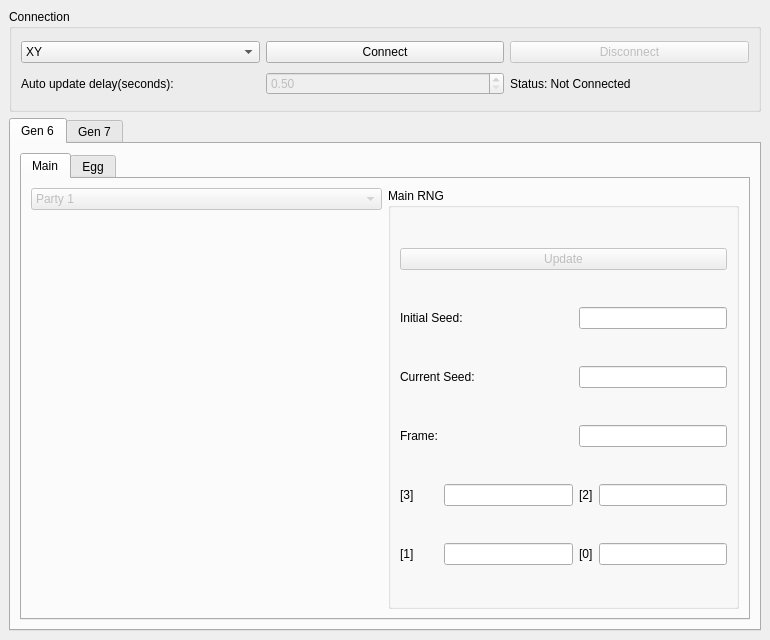
<?xml version="1.0" encoding="UTF-8"?>
<ui version="4.0">
 <class>MainWindow</class>
 <widget class="QMainWindow" name="MainWindow">
  <property name="geometry">
   <rect>
    <x>0</x>
    <y>0</y>
    <width>770</width>
    <height>640</height>
   </rect>
  </property>
  <property name="minimumSize">
   <size>
    <width>770</width>
    <height>640</height>
   </size>
  </property>
  <property name="windowTitle">
   <string>CitraRNG 3.0.0</string>
  </property>
  <widget class="QWidget" name="centralwidget">
   <layout class="QGridLayout" name="gridLayout_10">
    <item row="0" column="0">
     <widget class="QGroupBox" name="groupBoxConnection">
      <property name="sizePolicy">
       <sizepolicy hsizetype="Preferred" vsizetype="Preferred">
        <horstretch>0</horstretch>
        <verstretch>1</verstretch>
       </sizepolicy>
      </property>
      <property name="title">
       <string>Connection</string>
      </property>
      <layout class="QGridLayout" name="gridLayout_2">
       <item row="0" column="1">
        <widget class="QPushButton" name="pushButtonConnect">
         <property name="sizePolicy">
          <sizepolicy hsizetype="Minimum" vsizetype="Fixed">
           <horstretch>1</horstretch>
           <verstretch>0</verstretch>
          </sizepolicy>
         </property>
         <property name="text">
          <string>Connect</string>
         </property>
        </widget>
       </item>
       <item row="1" column="0">
        <widget class="QLabel" name="labelUpdateDelay">
         <property name="text">
          <string>Auto update delay(seconds):</string>
         </property>
        </widget>
       </item>
       <item row="0" column="2">
        <widget class="QPushButton" name="pushButtonDisconnect">
         <property name="enabled">
          <bool>false</bool>
         </property>
         <property name="text">
          <string>Disconnect</string>
         </property>
        </widget>
       </item>
       <item row="1" column="2">
        <widget class="QLabel" name="labelStatus">
         <property name="sizePolicy">
          <sizepolicy hsizetype="Preferred" vsizetype="Preferred">
           <horstretch>1</horstretch>
           <verstretch>0</verstretch>
          </sizepolicy>
         </property>
         <property name="text">
          <string>Status: Not Connected</string>
         </property>
        </widget>
       </item>
       <item row="0" column="0">
        <widget class="QComboBox" name="comboBoxGameSelection">
         <property name="sizePolicy">
          <sizepolicy hsizetype="Preferred" vsizetype="Fixed">
           <horstretch>1</horstretch>
           <verstretch>0</verstretch>
          </sizepolicy>
         </property>
         <item>
          <property name="text">
           <string>XY</string>
          </property>
         </item>
         <item>
          <property name="text">
           <string>ORAS</string>
          </property>
         </item>
         <item>
          <property name="text">
           <string>SM</string>
          </property>
         </item>
         <item>
          <property name="text">
           <string>USUM</string>
          </property>
         </item>
        </widget>
       </item>
       <item row="1" column="1">
        <widget class="QDoubleSpinBox" name="doubleSpinBoxDelay">
         <property name="enabled">
          <bool>false</bool>
         </property>
         <property name="minimum">
          <double>0.500000000000000</double>
         </property>
         <property name="maximum">
          <double>2.000000000000000</double>
         </property>
        </widget>
       </item>
      </layout>
     </widget>
    </item>
    <item row="1" column="0">
     <widget class="QTabWidget" name="tabWidget">
      <property name="sizePolicy">
       <sizepolicy hsizetype="Expanding" vsizetype="Expanding">
        <horstretch>0</horstretch>
        <verstretch>5</verstretch>
       </sizepolicy>
      </property>
      <widget class="QWidget" name="tabGen6">
       <attribute name="title">
        <string>Gen 6</string>
       </attribute>
       <layout class="QGridLayout" name="gridLayout">
        <item row="0" column="0">
         <widget class="QTabWidget" name="tabWidgetGen6">
          <widget class="QWidget" name="tabMain6">
           <attribute name="title">
            <string>Main</string>
           </attribute>
           <layout class="QGridLayout" name="gridLayout_13">
            <item row="0" column="0">
             <widget class="QComboBox" name="comboBoxMainIndex6">
              <property name="enabled">
               <bool>false</bool>
              </property>
              <property name="sizePolicy">
               <sizepolicy hsizetype="Preferred" vsizetype="Fixed">
                <horstretch>1</horstretch>
                <verstretch>0</verstretch>
               </sizepolicy>
              </property>
              <item>
               <property name="text">
                <string>Party 1</string>
               </property>
              </item>
              <item>
               <property name="text">
                <string>Party 2</string>
               </property>
              </item>
              <item>
               <property name="text">
                <string>Party 3</string>
               </property>
              </item>
              <item>
               <property name="text">
                <string>Party 4</string>
               </property>
              </item>
              <item>
               <property name="text">
                <string>Party 5</string>
               </property>
              </item>
              <item>
               <property name="text">
                <string>Party 6</string>
               </property>
              </item>
              <item>
               <property name="text">
                <string>Wild</string>
               </property>
              </item>
             </widget>
            </item>
            <item row="0" column="1" rowspan="2">
             <widget class="QGroupBox" name="groupBoxMainRNG6">
              <property name="sizePolicy">
               <sizepolicy hsizetype="Preferred" vsizetype="Preferred">
                <horstretch>1</horstretch>
                <verstretch>0</verstretch>
               </sizepolicy>
              </property>
              <property name="title">
               <string>Main RNG</string>
              </property>
              <layout class="QGridLayout" name="gridLayout_11">
               <item row="1" column="0" colspan="2">
                <widget class="QLabel" name="labelMainInitialSeed6">
                 <property name="text">
                  <string>Initial Seed:</string>
                 </property>
                </widget>
               </item>
               <item row="1" column="2" colspan="2">
                <widget class="QLineEdit" name="lineEditInitialSeed6">
                 <property name="sizePolicy">
                  <sizepolicy hsizetype="Preferred" vsizetype="Fixed">
                   <horstretch>0</horstretch>
                   <verstretch>0</verstretch>
                  </sizepolicy>
                 </property>
                 <property name="maxLength">
                  <number>8</number>
                 </property>
                 <property name="readOnly">
                  <bool>true</bool>
                 </property>
                </widget>
               </item>
               <item row="2" column="0" colspan="2">
                <widget class="QLabel" name="labelMainCurrentSeed6">
                 <property name="text">
                  <string>Current Seed:</string>
                 </property>
                </widget>
               </item>
               <item row="2" column="2" colspan="2">
                <widget class="QLineEdit" name="lineEditCurrentSeed6">
                 <property name="sizePolicy">
                  <sizepolicy hsizetype="Preferred" vsizetype="Fixed">
                   <horstretch>0</horstretch>
                   <verstretch>0</verstretch>
                  </sizepolicy>
                 </property>
                 <property name="maxLength">
                  <number>16</number>
                 </property>
                 <property name="readOnly">
                  <bool>true</bool>
                 </property>
                </widget>
               </item>
               <item row="3" column="0">
                <widget class="QLabel" name="labelMainFrame6">
                 <property name="text">
                  <string>Frame:</string>
                 </property>
                </widget>
               </item>
               <item row="3" column="2" colspan="2">
                <widget class="QLineEdit" name="lineEditFrame6">
                 <property name="sizePolicy">
                  <sizepolicy hsizetype="Preferred" vsizetype="Fixed">
                   <horstretch>0</horstretch>
                   <verstretch>0</verstretch>
                  </sizepolicy>
                 </property>
                 <property name="readOnly">
                  <bool>true</bool>
                 </property>
                </widget>
               </item>
               <item row="4" column="0">
                <widget class="QLabel" name="labelTiny3">
                 <property name="text">
                  <string>[3]</string>
                 </property>
                </widget>
               </item>
               <item row="4" column="1">
                <widget class="QLineEdit" name="lineEditTiny3"/>
               </item>
               <item row="4" column="2">
                <widget class="QLabel" name="labelTiny2">
                 <property name="text">
                  <string>[2]</string>
                 </property>
                </widget>
               </item>
               <item row="4" column="3">
                <widget class="QLineEdit" name="lineEditTiny2"/>
               </item>
               <item row="5" column="0">
                <widget class="QLabel" name="labelTiny1">
                 <property name="text">
                  <string>[1]</string>
                 </property>
                </widget>
               </item>
               <item row="5" column="1">
                <widget class="QLineEdit" name="lineEditTiny1"/>
               </item>
               <item row="5" column="2">
                <widget class="QLabel" name="labelTiny0">
                 <property name="text">
                  <string>[0]</string>
                 </property>
                </widget>
               </item>
               <item row="5" column="3">
                <widget class="QLineEdit" name="lineEditTiny0"/>
               </item>
               <item row="0" column="0" colspan="4">
                <widget class="QPushButton" name="pushButtonMainUpdate6">
                 <property name="enabled">
                  <bool>false</bool>
                 </property>
                 <property name="text">
                  <string>Update</string>
                 </property>
                </widget>
               </item>
              </layout>
             </widget>
            </item>
            <item row="1" column="0">
             <widget class="PokemonDisplay" name="mainPokemon6" native="true">
              <property name="sizePolicy">
               <sizepolicy hsizetype="Preferred" vsizetype="Preferred">
                <horstretch>1</horstretch>
                <verstretch>0</verstretch>
               </sizepolicy>
              </property>
             </widget>
            </item>
           </layout>
          </widget>
          <widget class="QWidget" name="tabEgg6">
           <attribute name="title">
            <string>Egg</string>
           </attribute>
           <layout class="QGridLayout" name="gridLayout_15">
            <item row="0" column="0">
             <widget class="PokemonDisplay" name="eggParent1_6" native="true">
              <property name="sizePolicy">
               <sizepolicy hsizetype="Preferred" vsizetype="Preferred">
                <horstretch>1</horstretch>
                <verstretch>0</verstretch>
               </sizepolicy>
              </property>
             </widget>
            </item>
            <item row="0" column="1">
             <widget class="PokemonDisplay" name="eggParent2_6" native="true">
              <property name="sizePolicy">
               <sizepolicy hsizetype="Preferred" vsizetype="Preferred">
                <horstretch>1</horstretch>
                <verstretch>0</verstretch>
               </sizepolicy>
              </property>
             </widget>
            </item>
            <item row="0" column="2">
             <widget class="QGroupBox" name="groupBoxEggRNG6">
              <property name="sizePolicy">
               <sizepolicy hsizetype="Preferred" vsizetype="Preferred">
                <horstretch>1</horstretch>
                <verstretch>0</verstretch>
               </sizepolicy>
              </property>
              <property name="title">
               <string>Egg RNG</string>
              </property>
              <layout class="QGridLayout" name="gridLayout_14">
               <item row="1" column="0">
                <widget class="QLabel" name="labelEggReady6">
                 <property name="sizePolicy">
                  <sizepolicy hsizetype="Preferred" vsizetype="Fixed">
                   <horstretch>0</horstretch>
                   <verstretch>0</verstretch>
                  </sizepolicy>
                 </property>
                 <property name="text">
                  <string>Egg Ready:</string>
                 </property>
                </widget>
               </item>
               <item row="1" column="1">
                <widget class="QLabel" name="labelEggReadyStatus6">
                 <property name="text">
                  <string>No egg yet</string>
                 </property>
                </widget>
               </item>
               <item row="3" column="1">
                <widget class="QLineEdit" name="lineEditEggSeed0_6">
                 <property name="sizePolicy">
                  <sizepolicy hsizetype="Preferred" vsizetype="Fixed">
                   <horstretch>0</horstretch>
                   <verstretch>0</verstretch>
                  </sizepolicy>
                 </property>
                 <property name="maxLength">
                  <number>8</number>
                 </property>
                 <property name="readOnly">
                  <bool>true</bool>
                 </property>
                </widget>
               </item>
               <item row="0" column="0" colspan="2">
                <widget class="QPushButton" name="pushButtonEggUpdate6">
                 <property name="enabled">
                  <bool>false</bool>
                 </property>
                 <property name="text">
                  <string>Update</string>
                 </property>
                </widget>
               </item>
               <item row="3" column="0">
                <widget class="QLabel" name="labelEggSeed0_6">
                 <property name="text">
                  <string>[0]</string>
                 </property>
                </widget>
               </item>
               <item row="2" column="0">
                <widget class="QLabel" name="labelEggSeed1_6">
                 <property name="text">
                  <string>[1]</string>
                 </property>
                </widget>
               </item>
               <item row="2" column="1">
                <widget class="QLineEdit" name="lineEditEggSeed1_6">
                 <property name="sizePolicy">
                  <sizepolicy hsizetype="Preferred" vsizetype="Fixed">
                   <horstretch>0</horstretch>
                   <verstretch>0</verstretch>
                  </sizepolicy>
                 </property>
                 <property name="maxLength">
                  <number>8</number>
                 </property>
                 <property name="readOnly">
                  <bool>true</bool>
                 </property>
                </widget>
               </item>
              </layout>
             </widget>
            </item>
           </layout>
          </widget>
         </widget>
        </item>
       </layout>
      </widget>
      <widget class="QWidget" name="tabGen7">
       <property name="enabled">
        <bool>false</bool>
       </property>
       <attribute name="title">
        <string>Gen 7</string>
       </attribute>
       <layout class="QGridLayout" name="gridLayout_12">
        <item row="0" column="0">
         <widget class="QTabWidget" name="tabWidgetGen7">
          <widget class="QWidget" name="tabMain7">
           <attribute name="title">
            <string>Main</string>
           </attribute>
           <layout class="QGridLayout" name="gridLayout_7">
            <item row="0" column="0">
             <widget class="QComboBox" name="comboBoxMainIndex7">
              <property name="enabled">
               <bool>false</bool>
              </property>
              <property name="sizePolicy">
               <sizepolicy hsizetype="Preferred" vsizetype="Fixed">
                <horstretch>1</horstretch>
                <verstretch>0</verstretch>
               </sizepolicy>
              </property>
              <item>
               <property name="text">
                <string>Party 1</string>
               </property>
              </item>
              <item>
               <property name="text">
                <string>Party 2</string>
               </property>
              </item>
              <item>
               <property name="text">
                <string>Party 3</string>
               </property>
              </item>
              <item>
               <property name="text">
                <string>Party 4</string>
               </property>
              </item>
              <item>
               <property name="text">
                <string>Party 5</string>
               </property>
              </item>
              <item>
               <property name="text">
                <string>Party 6</string>
               </property>
              </item>
              <item>
               <property name="text">
                <string>Wild</string>
               </property>
              </item>
             </widget>
            </item>
            <item row="0" column="1" rowspan="2">
             <widget class="QGroupBox" name="groupBoxMainRNG7">
              <property name="sizePolicy">
               <sizepolicy hsizetype="Preferred" vsizetype="Preferred">
                <horstretch>1</horstretch>
                <verstretch>0</verstretch>
               </sizepolicy>
              </property>
              <property name="title">
               <string>Main RNG</string>
              </property>
              <layout class="QGridLayout" name="gridLayout_3">
               <item row="1" column="0">
                <widget class="QLabel" name="labelMainInitialSeed7">
                 <property name="text">
                  <string>Initial Seed:</string>
                 </property>
                </widget>
               </item>
               <item row="1" column="1">
                <widget class="QLineEdit" name="lineEditInitialSeed7">
                 <property name="sizePolicy">
                  <sizepolicy hsizetype="Preferred" vsizetype="Fixed">
                   <horstretch>0</horstretch>
                   <verstretch>0</verstretch>
                  </sizepolicy>
                 </property>
                 <property name="maxLength">
                  <number>8</number>
                 </property>
                 <property name="readOnly">
                  <bool>true</bool>
                 </property>
                </widget>
               </item>
               <item row="2" column="0">
                <widget class="QLabel" name="labelMainCurrentSeed7">
                 <property name="text">
                  <string>Current Seed:</string>
                 </property>
                </widget>
               </item>
               <item row="2" column="1">
                <widget class="QLineEdit" name="lineEditCurrentSeed7">
                 <property name="sizePolicy">
                  <sizepolicy hsizetype="Preferred" vsizetype="Fixed">
                   <horstretch>0</horstretch>
                   <verstretch>0</verstretch>
                  </sizepolicy>
                 </property>
                 <property name="maxLength">
                  <number>16</number>
                 </property>
                 <property name="readOnly">
                  <bool>true</bool>
                 </property>
                </widget>
               </item>
               <item row="3" column="0">
                <widget class="QLabel" name="labelMainFrame7">
                 <property name="text">
                  <string>Frame:</string>
                 </property>
                </widget>
               </item>
               <item row="3" column="1">
                <widget class="QLineEdit" name="lineEditFrame7">
                 <property name="sizePolicy">
                  <sizepolicy hsizetype="Preferred" vsizetype="Fixed">
                   <horstretch>0</horstretch>
                   <verstretch>0</verstretch>
                  </sizepolicy>
                 </property>
                 <property name="readOnly">
                  <bool>true</bool>
                 </property>
                </widget>
               </item>
               <item row="0" column="0" colspan="2">
                <widget class="QPushButton" name="pushButtonMainUpdate7">
                 <property name="enabled">
                  <bool>false</bool>
                 </property>
                 <property name="text">
                  <string>Update</string>
                 </property>
                </widget>
               </item>
              </layout>
             </widget>
            </item>
            <item row="1" column="0">
             <widget class="PokemonDisplay" name="mainPokemon7" native="true">
              <property name="sizePolicy">
               <sizepolicy hsizetype="Preferred" vsizetype="Preferred">
                <horstretch>1</horstretch>
                <verstretch>0</verstretch>
               </sizepolicy>
              </property>
             </widget>
            </item>
           </layout>
          </widget>
          <widget class="QWidget" name="tabEgg7">
           <attribute name="title">
            <string>Egg</string>
           </attribute>
           <layout class="QGridLayout" name="gridLayout_6">
            <item row="0" column="2" rowspan="2">
             <widget class="QGroupBox" name="groupBoxEggRNG7">
              <property name="sizePolicy">
               <sizepolicy hsizetype="Preferred" vsizetype="Preferred">
                <horstretch>1</horstretch>
                <verstretch>0</verstretch>
               </sizepolicy>
              </property>
              <property name="title">
               <string>Egg RNG</string>
              </property>
              <layout class="QGridLayout" name="gridLayout_4">
               <item row="0" column="0" colspan="2">
                <widget class="QPushButton" name="pushButtonEggUpdate7">
                 <property name="enabled">
                  <bool>false</bool>
                 </property>
                 <property name="text">
                  <string>Update</string>
                 </property>
                </widget>
               </item>
               <item row="1" column="0">
                <widget class="QLabel" name="labelEggReady7">
                 <property name="sizePolicy">
                  <sizepolicy hsizetype="Preferred" vsizetype="Fixed">
                   <horstretch>0</horstretch>
                   <verstretch>0</verstretch>
                  </sizepolicy>
                 </property>
                 <property name="text">
                  <string>Egg Ready:</string>
                 </property>
                </widget>
               </item>
               <item row="1" column="1">
                <widget class="QLabel" name="labelEggReadyStatus7">
                 <property name="text">
                  <string>No egg yet</string>
                 </property>
                </widget>
               </item>
               <item row="2" column="0">
                <widget class="QLabel" name="labelEggSeed3_7">
                 <property name="text">
                  <string>[3]</string>
                 </property>
                </widget>
               </item>
               <item row="2" column="1">
                <widget class="QLineEdit" name="lineEditEggSeed3_7">
                 <property name="sizePolicy">
                  <sizepolicy hsizetype="Preferred" vsizetype="Fixed">
                   <horstretch>0</horstretch>
                   <verstretch>0</verstretch>
                  </sizepolicy>
                 </property>
                 <property name="maxLength">
                  <number>8</number>
                 </property>
                 <property name="readOnly">
                  <bool>true</bool>
                 </property>
                </widget>
               </item>
               <item row="3" column="0">
                <widget class="QLabel" name="labelEggSeed2_7">
                 <property name="text">
                  <string>[2]</string>
                 </property>
                </widget>
               </item>
               <item row="3" column="1">
                <widget class="QLineEdit" name="lineEditEggSeed2_7">
                 <property name="sizePolicy">
                  <sizepolicy hsizetype="Preferred" vsizetype="Fixed">
                   <horstretch>0</horstretch>
                   <verstretch>0</verstretch>
                  </sizepolicy>
                 </property>
                 <property name="maxLength">
                  <number>8</number>
                 </property>
                 <property name="readOnly">
                  <bool>true</bool>
                 </property>
                </widget>
               </item>
               <item row="4" column="0">
                <widget class="QLabel" name="labelEggSeed1_7">
                 <property name="text">
                  <string>[1]</string>
                 </property>
                </widget>
               </item>
               <item row="4" column="1">
                <widget class="QLineEdit" name="lineEditEggSeed1_7">
                 <property name="sizePolicy">
                  <sizepolicy hsizetype="Preferred" vsizetype="Fixed">
                   <horstretch>0</horstretch>
                   <verstretch>0</verstretch>
                  </sizepolicy>
                 </property>
                 <property name="maxLength">
                  <number>8</number>
                 </property>
                 <property name="readOnly">
                  <bool>true</bool>
                 </property>
                </widget>
               </item>
               <item row="5" column="0">
                <widget class="QLabel" name="labelEggSeed0_7">
                 <property name="text">
                  <string>[0]</string>
                 </property>
                </widget>
               </item>
               <item row="5" column="1">
                <widget class="QLineEdit" name="lineEditEggSeed0_7">
                 <property name="sizePolicy">
                  <sizepolicy hsizetype="Preferred" vsizetype="Fixed">
                   <horstretch>0</horstretch>
                   <verstretch>0</verstretch>
                  </sizepolicy>
                 </property>
                 <property name="maxLength">
                  <number>8</number>
                 </property>
                 <property name="readOnly">
                  <bool>true</bool>
                 </property>
                </widget>
               </item>
              </layout>
             </widget>
            </item>
            <item row="0" column="0" rowspan="2">
             <widget class="PokemonDisplay" name="eggParent1_7" native="true">
              <property name="sizePolicy">
               <sizepolicy hsizetype="Preferred" vsizetype="Preferred">
                <horstretch>1</horstretch>
                <verstretch>0</verstretch>
               </sizepolicy>
              </property>
             </widget>
            </item>
            <item row="0" column="1" rowspan="2">
             <widget class="PokemonDisplay" name="eggParent2_7" native="true">
              <property name="sizePolicy">
               <sizepolicy hsizetype="Preferred" vsizetype="Preferred">
                <horstretch>1</horstretch>
                <verstretch>0</verstretch>
               </sizepolicy>
              </property>
             </widget>
            </item>
           </layout>
          </widget>
          <widget class="QWidget" name="tabSOS">
           <attribute name="title">
            <string>SOS</string>
           </attribute>
           <layout class="QGridLayout" name="gridLayout_8">
            <item row="0" column="0">
             <widget class="QComboBox" name="comboBoxSOSIndex">
              <property name="enabled">
               <bool>false</bool>
              </property>
              <item>
               <property name="text">
                <string>SOS 1</string>
               </property>
              </item>
              <item>
               <property name="text">
                <string>SOS 2</string>
               </property>
              </item>
              <item>
               <property name="text">
                <string>SOS 3</string>
               </property>
              </item>
              <item>
               <property name="text">
                <string>SOS 4</string>
               </property>
              </item>
             </widget>
            </item>
            <item row="0" column="1" rowspan="2">
             <widget class="QGroupBox" name="groupBoxSOS">
              <property name="sizePolicy">
               <sizepolicy hsizetype="Preferred" vsizetype="Preferred">
                <horstretch>1</horstretch>
                <verstretch>0</verstretch>
               </sizepolicy>
              </property>
              <property name="title">
               <string>SOS RNG</string>
              </property>
              <layout class="QGridLayout" name="gridLayout_5">
               <item row="0" column="0">
                <widget class="QPushButton" name="pushButtonSOSUpdate">
                 <property name="enabled">
                  <bool>false</bool>
                 </property>
                 <property name="text">
                  <string>Update</string>
                 </property>
                </widget>
               </item>
               <item row="0" column="1">
                <widget class="QPushButton" name="pushButtonSOSReset">
                 <property name="enabled">
                  <bool>false</bool>
                 </property>
                 <property name="toolTip">
                  <string>This should be used after a battle</string>
                 </property>
                 <property name="text">
                  <string>Reset</string>
                 </property>
                </widget>
               </item>
               <item row="1" column="0">
                <widget class="QLabel" name="labelSOSInitialSeed">
                 <property name="text">
                  <string>Initial Seed:</string>
                 </property>
                </widget>
               </item>
               <item row="1" column="1">
                <widget class="QLineEdit" name="lineEditSOSInitialSeed">
                 <property name="maxLength">
                  <number>8</number>
                 </property>
                 <property name="readOnly">
                  <bool>true</bool>
                 </property>
                </widget>
               </item>
               <item row="2" column="0">
                <widget class="QLabel" name="labelSOSCurrentSeed">
                 <property name="text">
                  <string>Current Seed:</string>
                 </property>
                </widget>
               </item>
               <item row="2" column="1">
                <widget class="QLineEdit" name="lineEditSOSCurrentSeed">
                 <property name="maxLength">
                  <number>8</number>
                 </property>
                 <property name="readOnly">
                  <bool>true</bool>
                 </property>
                </widget>
               </item>
               <item row="3" column="0">
                <widget class="QLabel" name="labelSOSFrame">
                 <property name="text">
                  <string>Frame:</string>
                 </property>
                </widget>
               </item>
               <item row="3" column="1">
                <widget class="QLineEdit" name="lineEditSOSFrame">
                 <property name="maxLength">
                  <number>8</number>
                 </property>
                 <property name="readOnly">
                  <bool>true</bool>
                 </property>
                </widget>
               </item>
               <item row="4" column="0">
                <widget class="QLabel" name="labelSOSChainCount">
                 <property name="text">
                  <string>Chain Count:</string>
                 </property>
                </widget>
               </item>
               <item row="4" column="1">
                <widget class="QLineEdit" name="lineEditSOSChainCount">
                 <property name="maxLength">
                  <number>8</number>
                 </property>
                 <property name="readOnly">
                  <bool>true</bool>
                 </property>
                </widget>
               </item>
              </layout>
             </widget>
            </item>
            <item row="1" column="0">
             <widget class="PokemonDisplay" name="sosPokemon" native="true">
              <property name="sizePolicy">
               <sizepolicy hsizetype="Preferred" vsizetype="Preferred">
                <horstretch>1</horstretch>
                <verstretch>0</verstretch>
               </sizepolicy>
              </property>
             </widget>
            </item>
           </layout>
          </widget>
         </widget>
        </item>
       </layout>
      </widget>
     </widget>
    </item>
   </layout>
  </widget>
 </widget>
 <customwidgets>
  <customwidget>
   <class>PokemonDisplay</class>
   <extends>QWidget</extends>
   <header>PokemonDisplay.hpp</header>
   <container>1</container>
  </customwidget>
 </customwidgets>
 <resources/>
 <connections/>
</ui>
